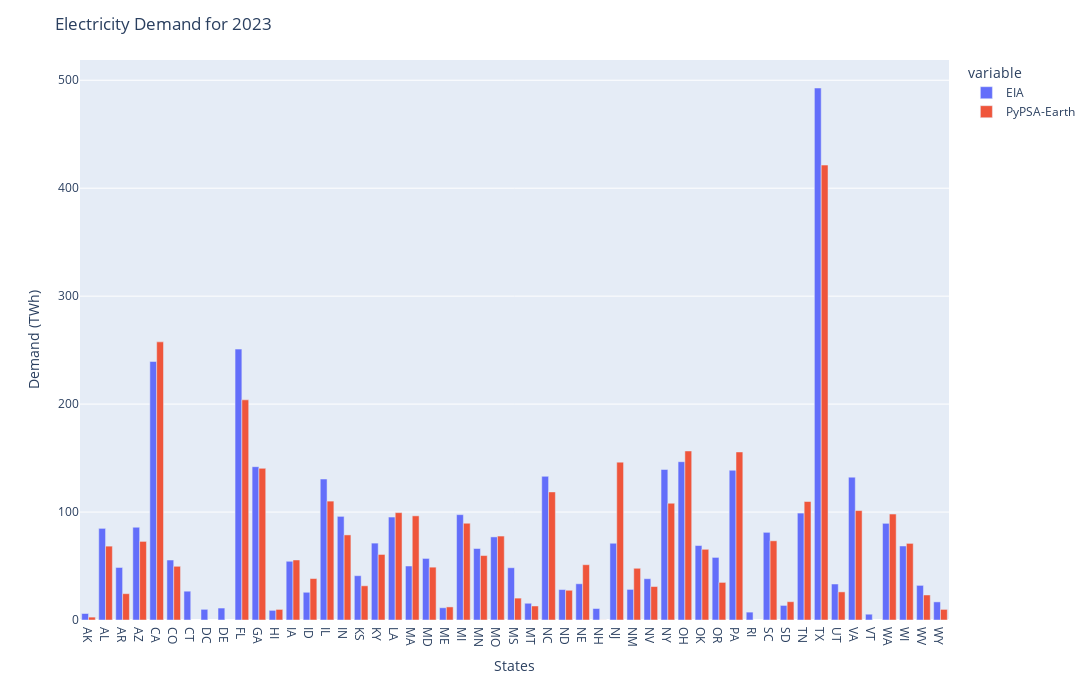

The notebook cell this image was saved under:
### Code cell
fig = px.bar(demand_total, barmode='group')
fig.update_layout(width=2500, 
                  height=700, 
                  yaxis_title='Demand (TWh)',
                  xaxis_title='States',
                  title=f'Electricity Demand for {horizon}')
fig.show()

### Figure 1 — Plotly figure (JSON) as saved in the notebook; plotly's stock layout.template omitted (floating-point values rounded to 4 significant figures)
{"data": [{"alignmentgroup": "True", "hovertemplate": "variable=EIA<br>index=%{x}<br>value=%{y}<extra></extra>", "legendgroup": "EIA", "marker": {"color": "#636efa", "pattern": {"shape": ""}}, "name": "EIA", "offsetgroup": "EIA", "orientation": "v", "showlegend": true, "textposition": "auto", "type": "bar", "x": ["AK", "AL", "AR", "AZ", "CA", "CO", "CT", "DC", "DE", "FL", "GA", "HI", "IA", "ID", "IL", "IN", "KS", "KY", "LA", "MA", "MD", "ME", "MI", "MN", "MO", "MS", "MT", "NC", "ND", "NE", "NH", "NJ", "NM", "NV", "NY", "OH", "OK", "OR", "PA", "RI", "SC", "SD", "TN", "TX", "UT", "VA", "VT", "WA", "WI", "WV", "WY"], "xaxis": "x", "y": [6.025, 84.88, 48.65, 85.92, 239.5, 55.57, 26.68, 9.88, 11.08, 250.9, 142.0, 8.927, 54.4, 25.67, 130.6, 96.0, 41.05, 71.22, 95.37, 50.01, 57.03, 11.34, 97.59, 66.22, 76.98, 48.42, 15.51, 133.1, 28.2, 33.57, 10.63, 71.1, 28.35, 38.25, 139.4, 146.6, 68.98, 57.98, 138.7, 7.301, 81.2, 13.51, 99.05, 492.8, 33.34, 132.3, 5.364, 89.55, 68.56, 32.07, 16.79], "yaxis": "y"}, {"alignmentgroup": "True", "hovertemplate": "variable=PyPSA-Earth<br>index=%{x}<br>value=%{y}<extra></extra>", "legendgroup": "PyPSA-Earth", "marker": {"color": "#EF553B", "pattern": {"shape": ""}}, "name": "PyPSA-Earth", "offsetgroup": "PyPSA-Earth", "orientation": "v", "showlegend": true, "textposition": "auto", "type": "bar", "x": ["AK", "AL", "AR", "AZ", "CA", "CO", "CT", "DC", "DE", "FL", "GA", "HI", "IA", "ID", "IL", "IN", "KS", "KY", "LA", "MA", "MD", "ME", "MI", "MN", "MO", "MS", "MT", "NC", "ND", "NE", "NH", "NJ", "NM", "NV", "NY", "OH", "OK", "OR", "PA", "RI", "SC", "SD", "TN", "TX", "UT", "VA", "VT", "WA", "WI", "WV", "WY"], "xaxis": "x", "y": [2.68, 68.42, 24.38, 72.81, 257.7, 49.75, NaN, NaN, NaN, 203.9, 140.5, 9.81, 55.61, 38.39, 110.1, 78.81, 31.68, 60.71, 99.45, 96.48, 48.95, 12.13, 89.63, 59.7, 77.77, 20.28, 13.0, 118.7, 27.54, 51.22, 0.07, 146.2, 47.91, 30.98, 108.2, 156.6, 65.49, 34.83, 155.7, NaN, 73.36, 16.95, 109.8, 421.4, 26.05, 101.4, NaN, 98.17, 70.97, 23.19, 9.82], "yaxis": "y"}], "layout": {"barmode": "group", "height": 700, "legend": {"title": {"text": "variable"}, "tracegroupgap": 0}, "margin": {"t": 60}, "title": {"text": "Electricity Demand for 2023"}, "width": 2500, "xaxis": {"anchor": "y", "domain": [0, 1], "title": {"text": "States"}}, "yaxis": {"anchor": "x", "domain": [0, 1], "title": {"text": "Demand (TWh)"}}}}
